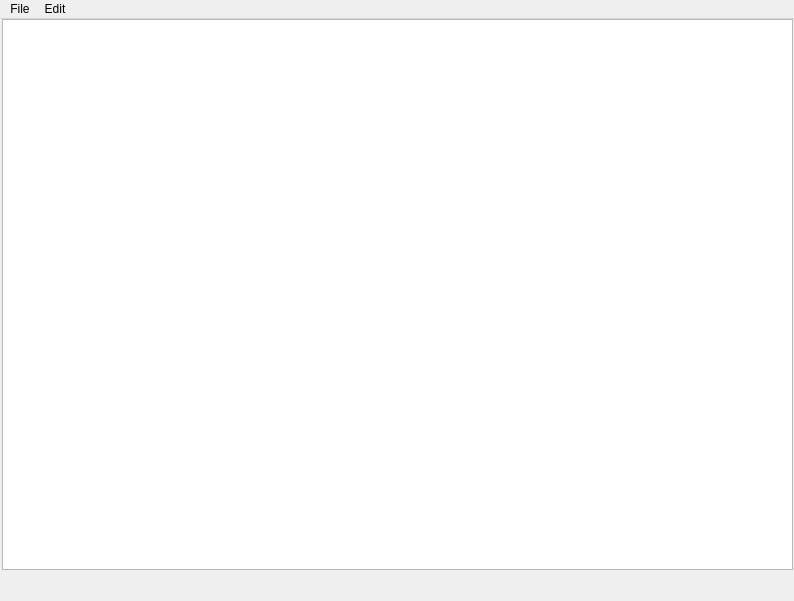
<?xml version="1.0" encoding="UTF-8"?>
<ui version="4.0">
 <class>MainWindow</class>
 <widget class="QMainWindow" name="MainWindow">
  <property name="geometry">
   <rect>
    <x>0</x>
    <y>0</y>
    <width>794</width>
    <height>601</height>
   </rect>
  </property>
  <property name="windowTitle">
   <string>QtSimpleNotepad</string>
  </property>
  <widget class="QWidget" name="centralwidget">
   <widget class="QWidget" name="verticalLayoutWidget">
    <property name="geometry">
     <rect>
      <x>2</x>
      <y>0</y>
      <width>791</width>
      <height>551</height>
     </rect>
    </property>
    <layout class="QVBoxLayout" name="verticalLayout">
     <property name="sizeConstraint">
      <enum>QLayout::SetDefaultConstraint</enum>
     </property>
     <item>
      <widget class="QTextEdit" name="textEdit"/>
     </item>
    </layout>
   </widget>
  </widget>
  <widget class="QMenuBar" name="menubar">
   <property name="geometry">
    <rect>
     <x>0</x>
     <y>0</y>
     <width>794</width>
     <height>24</height>
    </rect>
   </property>
   <widget class="QMenu" name="menuFile">
    <property name="title">
     <string>File</string>
    </property>
    <addaction name="actionNew"/>
    <addaction name="actionOpen"/>
    <addaction name="actionSave"/>
    <addaction name="actionPrint"/>
    <addaction name="actionExit"/>
   </widget>
   <widget class="QMenu" name="menuEdit">
    <property name="title">
     <string>Edit</string>
    </property>
    <addaction name="actionCopy"/>
    <addaction name="actionPaste"/>
    <addaction name="actionCut"/>
    <addaction name="actionUndo"/>
    <addaction name="actionRedo"/>
   </widget>
   <addaction name="menuFile"/>
   <addaction name="menuEdit"/>
  </widget>
  <action name="actionNew">
   <property name="icon">
    <iconset resource="Resources/Resources.qrc">
     <normaloff>:/imgs/icon.jpg</normaloff>:/imgs/icon.jpg</iconset>
   </property>
   <property name="text">
    <string>New</string>
   </property>
  </action>
  <action name="actionOpen">
   <property name="icon">
    <iconset resource="Resources/Resources.qrc">
     <normaloff>:/imgs/icon.jpg</normaloff>:/imgs/icon.jpg</iconset>
   </property>
   <property name="text">
    <string>Open</string>
   </property>
  </action>
  <action name="actionSave">
   <property name="icon">
    <iconset resource="Resources/Resources.qrc">
     <normaloff>:/imgs/icon.jpg</normaloff>:/imgs/icon.jpg</iconset>
   </property>
   <property name="text">
    <string>Save</string>
   </property>
  </action>
  <action name="actionPrint">
   <property name="icon">
    <iconset resource="Resources/Resources.qrc">
     <normaloff>:/imgs/icon.jpg</normaloff>:/imgs/icon.jpg</iconset>
   </property>
   <property name="text">
    <string>Print</string>
   </property>
  </action>
  <action name="actionCopy">
   <property name="icon">
    <iconset resource="Resources/Resources.qrc">
     <normaloff>:/imgs/icon.jpg</normaloff>:/imgs/icon.jpg</iconset>
   </property>
   <property name="text">
    <string>Copy</string>
   </property>
  </action>
  <action name="actionPaste">
   <property name="icon">
    <iconset resource="Resources/Resources.qrc">
     <normaloff>:/imgs/icon.jpg</normaloff>:/imgs/icon.jpg</iconset>
   </property>
   <property name="text">
    <string>Paste</string>
   </property>
  </action>
  <action name="actionCut">
   <property name="icon">
    <iconset resource="Resources/Resources.qrc">
     <normaloff>:/imgs/icon.jpg</normaloff>:/imgs/icon.jpg</iconset>
   </property>
   <property name="text">
    <string>Cut</string>
   </property>
  </action>
  <action name="actionUndo">
   <property name="icon">
    <iconset resource="Resources/Resources.qrc">
     <normaloff>:/imgs/icon.jpg</normaloff>:/imgs/icon.jpg</iconset>
   </property>
   <property name="text">
    <string>Undo</string>
   </property>
  </action>
  <action name="actionRedo">
   <property name="icon">
    <iconset resource="Resources/Resources.qrc">
     <normaloff>:/imgs/icon.jpg</normaloff>:/imgs/icon.jpg</iconset>
   </property>
   <property name="text">
    <string>Redo</string>
   </property>
  </action>
  <action name="actionExit">
   <property name="icon">
    <iconset resource="Resources/Resources.qrc">
     <normaloff>:/imgs/icon.jpg</normaloff>:/imgs/icon.jpg</iconset>
   </property>
   <property name="text">
    <string>Exit</string>
   </property>
  </action>
 </widget>
 <resources>
  <include location="Resources/Resources.qrc"/>
 </resources>
 <connections/>
</ui>
